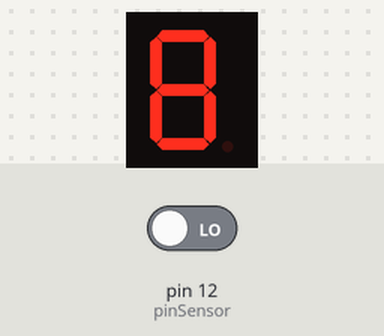
Bench run of a sketch on a simulated Arduino Uno, built with avr-gcc and run on an emulated ATmega328P. Shown: 1-digit seven-segment display. Wiring (inferred from the names in the program): 1-digit 7-segment display, segments lit when LOW: segments pin 2, pin 3, pin 6, pin 5, pin 4, pin 1, pin 0. The test bench sets the inputs (shaded band); at power-on: pin 12 (pinSensor) LOW. The segment pins are drawn as the display they are named for.

Above: at 1.2 s.
1.3 s: pin 12 (pinSensor) driven HIGH
At 1.45 s:
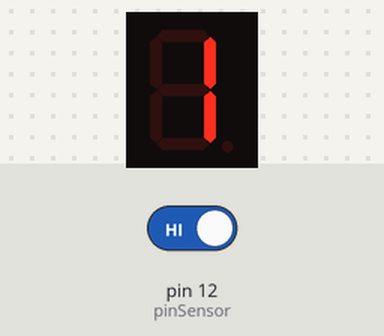
At 4.2 s:
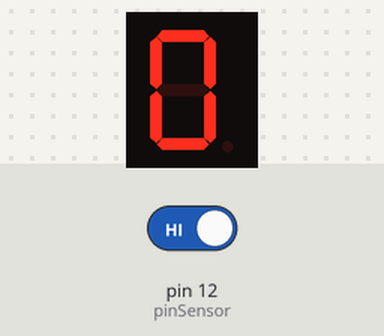
4.3 s: pin 12 (pinSensor) driven LOW
Timing chart, 0 to 7.3 s (numbered marks = the images above; inputs shaded):
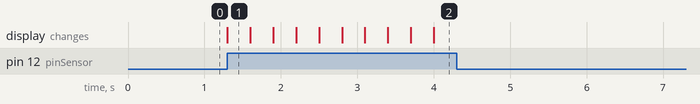

The sketch:

display_optointerruptor.ino
```cpp
int a = 2;
int b = 3;
int c = 6;
int d = 5;
int e = 4;
int f = 1;
int g = 0;

//Contador que llevara el registro de las veces que se interrumpe
int Cont = 0;
int tiempo = 300;
int pinSensor = 12; //Pin de entrada que se utilizara
int estadoSensor = 0; //Variable que indica si el optointerruptor envia un 1 o un 0

void setup(){ //Se configuran todos los pines del display como salidas
  pinMode(a, OUTPUT);
  pinMode(b, OUTPUT);
  pinMode(c, OUTPUT);
  pinMode(d, OUTPUT);
  pinMode(e, OUTPUT);
  pinMode(f, OUTPUT);
  pinMode(g, OUTPUT);

  pinMode(pinSensor, INPUT); //Se configura el pin del optointerruptor como entrada
}


void loop(){
  estadoSensor = digitalRead(pinSensor); //lee el estado del sensor
  if (estadoSensor == HIGH) //Si el sensor es interrumpido entra al proceso
  {
    Cont += 1; //Aumenta el contador para indicar en que numero va
    if (Cont == 0) //Dependiendo del valor del contador entrara a la condicion para escribir en el display
    {
      //Cero
      digitalWrite(a,LOW);
      digitalWrite(b,LOW);
      digitalWrite(c,LOW);
      digitalWrite(d,LOW);
      digitalWrite(e,LOW);
      digitalWrite(f,LOW);
      digitalWrite(g,HIGH);
      delay(tiempo);
    }
    if (Cont == 1)
    {
      digitalWrite(a,HIGH);
      digitalWrite(b,LOW);
      digitalWrite(c,LOW);
      digitalWrite(d,HIGH);
      digitalWrite(e,HIGH);
      digitalWrite(f,HIGH);
      digitalWrite(g,HIGH);
      delay(tiempo);
    }
    if (Cont == 2)
    {
      //Dos
      digitalWrite(a,LOW);
      digitalWrite(b,LOW);
      digitalWrite(c,HIGH);
      digitalWrite(d,LOW);
      digitalWrite(e,LOW);
      digitalWrite(f,HIGH);
      digitalWrite(g,LOW);
      delay(tiempo);
    }
    if (Cont == 3)
    {
      //Tres
      digitalWrite(a,LOW);
      digitalWrite(b,LOW);
      digitalWrite(c,LOW);
      digitalWrite(d,LOW);
      digitalWrite(e,HIGH);
      digitalWrite(f,HIGH);
      digitalWrite(g,LOW);
      delay(tiempo);
    }
    if (Cont == 4)
    {
      //Cuatro
      digitalWrite(a,HIGH);
      digitalWrite(b,LOW);
      digitalWrite(c,LOW);
      digitalWrite(d,HIGH);
      digitalWrite(e,HIGH);
      digitalWrite(f,LOW);
      digitalWrite(g,LOW);
      delay(tiempo);
    }
    if (Cont == 5)
    {
      //Cinco
      digitalWrite(a,LOW);
      digitalWrite(b,HIGH);
      digitalWrite(c,LOW);
      digitalWrite(d,LOW);
      digitalWrite(e,HIGH);
      digitalWrite(f,LOW);
      digitalWrite(g,LOW);
      delay(tiempo);
    }
    if (Cont == 6)
    {
      //Seis
      digitalWrite(a,LOW);
      digitalWrite(b,HIGH);
      digitalWrite(c,LOW);
      digitalWrite(d,LOW);
      digitalWrite(e,LOW);
      digitalWrite(f,LOW);
      digitalWrite(g,LOW);
      delay(tiempo);
    }
    if (Cont == 7)
    {
      //Siete
      digitalWrite(a,LOW);
      digitalWrite(b,LOW);
      digitalWrite(c,LOW);
      digitalWrite(d,HIGH);
      digitalWrite(e,HIGH);
      digitalWrite(f,HIGH);
      digitalWrite(g,HIGH);
      delay(tiempo);
    }
    if (Cont == 8)
    {
      //Ocho
      digitalWrite(a,LOW);
      digitalWrite(b,LOW);
      digitalWrite(c,LOW);
      digitalWrite(d,LOW);
      digitalWrite(e,LOW);
      digitalWrite(f,LOW);
      digitalWrite(g,LOW);
      delay(tiempo);
    }
    if (Cont == 9)
    {
      //Nueve
      digitalWrite(a,LOW);
      digitalWrite(b,LOW);
      digitalWrite(c,LOW);
      digitalWrite(d,HIGH);
      digitalWrite(e,HIGH);
      digitalWrite(f,LOW);
      digitalWrite(g,LOW);
      delay(tiempo);
      Cont = -1;
    }
  }
}
```

Measured:
- after the input at 1.3 s, the display: changes at once (image 1)
- after the input at 4.3 s, every drawn part: stays the same
